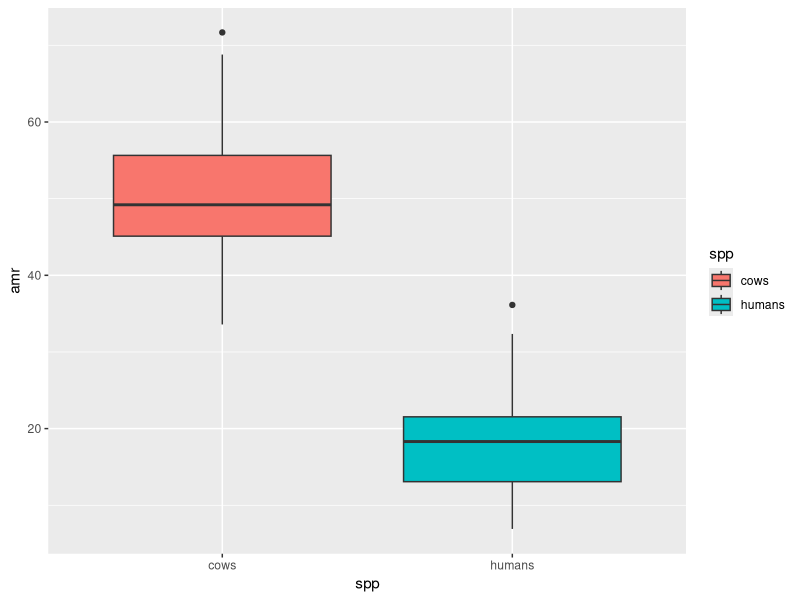
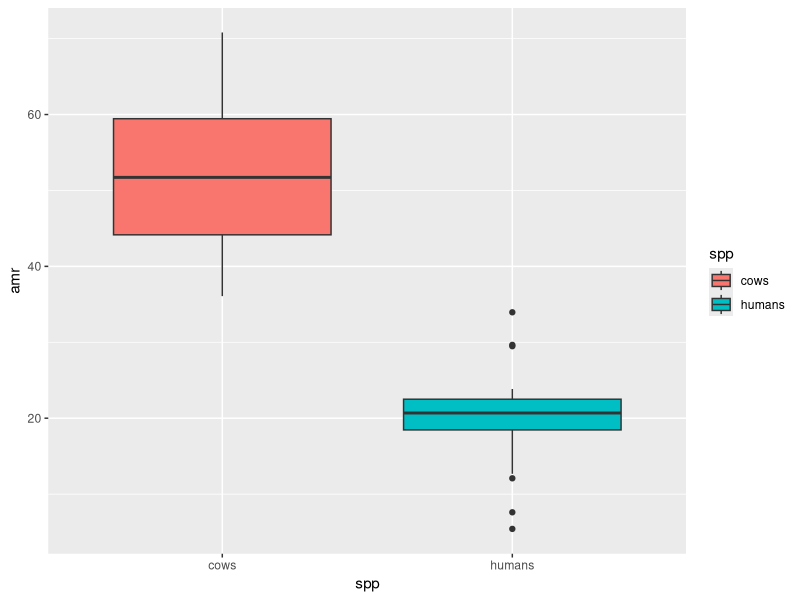
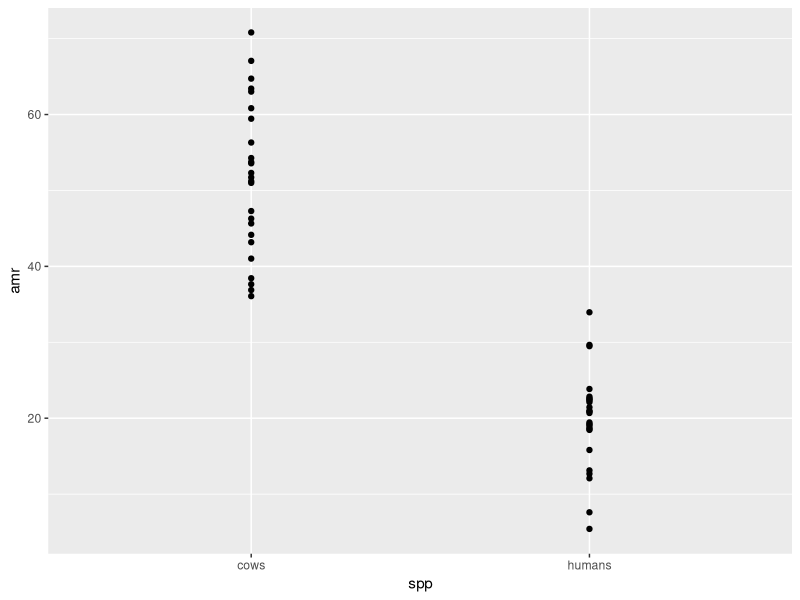

The R source for these figures, in order:
## ---- chunk 1
# load library -----------------------------
library(ggplot2)

# create global variables -----------------------------

vari <- data.frame(n_name=c("cows","humans"),# 2 groups
                n_size=c(25,25), # 25 in each group
                n_mean=c(50,21), # means of groups
                n_sd=c(10,7))

  

# -------------------------------
# FUNCTION get_data
# description: generate data frame in correct orientation
# inputs: numberic variables normally distributed, in vector form 
# outputs: data frame
##################################

get_data <- function(vari) { 
  amr <- c(rnorm(n=vari$n_size[1],mean=vari$n_mean[1],sd=vari$n_sd[1]),
                 rnorm(n=vari$n_size[2],mean=vari$n_mean[2],sd=vari$n_sd[2]))
  spp <- rep(vari$n_name,vari$n_size) 
id <- 1:(sum(vari$n_size))
    df <- data.frame(id,spp,amr)

return(df)

} # end of get_data

#---------------------------------


# -------------------------------
# FUNCTION summarize_ANOVA
# description: run ANOVA model on data
# inputs: normally distributed variables of numeric
# outputs: ANOVA model
##################################
summarize_ANOVA <- function(df) {
  z <- aov(amr ~ spp, data=df)
ano_sum <- summary(z)

return(ano_sum)

} # end of calculate_ANOVA
#--------------------------------


# -------------------------------
# FUNCTION datPlot
# description: plotting data
# inputs: data frame with variables of numeric
# outputs: box plot
##################################
datPlot <- function(df) {
ano_plot <- ggplot(data=df,
                 aes(x=spp,
                     y=amr,
                     fill=spp)) +
  geom_boxplot()
 
print(ano_plot)
message("Message: BoxPlot created for ANOVA!")

} # end of graph_normal
#---------------------------------

## ---- chunk 2
df <- get_data(vari) # temporary variable 
summarize_ANOVA(df) 
datPlot(df)
## ---- chunk 3
# -------------------------------
# FUNCTION: pos_reg
# description: calculate regression
# inputs: data frame in which x is categorical variable and y is continuous variable
# outputs: poisson regression
##################################
pos_reg <- function(df) {
posModel <- glm(df[,1]~df[,2], data=df, family=poisson())

return(summary(posModel))

} # end of pos_reg
#---------------------------------


#---------------------------------
###################################
# FUNCTION: posPlot 
# description: plot a poisson regression
# INPUTS: dataframe in which the first col is the x variable and second is the y
# OUTPUTS: a plot of the regression
#-------------------------
posPlot <- function(df) {
  
  posPlot <- ggplot(data=df,aes(x=spp,y=amr)) +
           geom_point() +
           geom_smooth(method="glm",se=TRUE)  
print(posPlot)


} # end of posPlot
#---------------------------------

## ---- chunk 4
df <- get_data(vari) # temporary variable 
summarize_ANOVA(df) 
datPlot(df)
pos_reg(df)
posPlot(df)
## ---- chunk 5
nreps <- 20
p_val <- matrix(NA, nrow=nreps, ncol=1)

for (i in 1:nreps) {
  df <- get_data(vari)
  aov <- summarize_ANOVA(df)
  av <- unlist(aov)
  p_val[i,] <- av[9]
}

print(p_val)
